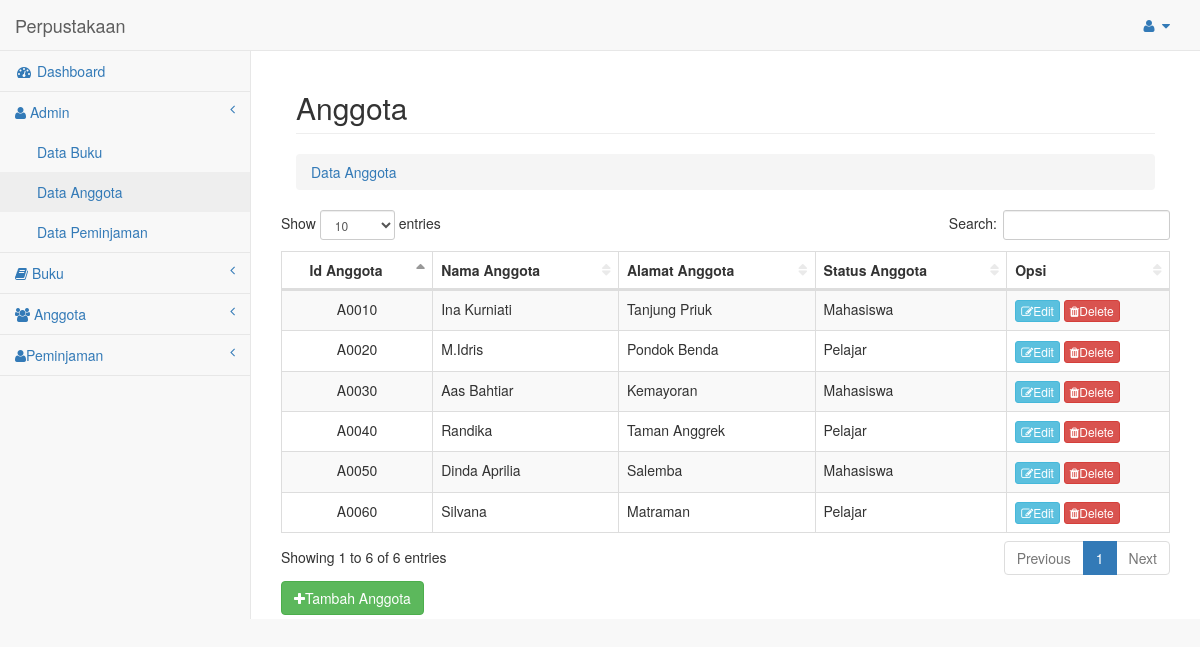
Page /?page=admin_anggota on the committed database.
### tables this page shows
CREATE TABLE `anggota` (
  `id_anggota` varchar(20) NOT NULL,
  `nama_anggota` varchar(35) NOT NULL,
  `alamat` varchar(35) NOT NULL,
  `status_anggota` varchar(35) NOT NULL
);

### models/model_anggota.php (called while the page is built, shortened)
<?php
class Anggota {
	private $mysqli;
	function __construct($connect) {
		$this->mysqli = $connect;
	}
	public function tampil($id = null) {
		$db1 = $this->mysqli->connect;
		$sql = "SELECT * FROM anggota";
		$query = $db1->query($sql) or die ($db1->error);
		return $query;
	}
}
?>

### views/admin_anggota.php (the view, shortened to what this page needs)
<?php
include "models/model_anggota.php";
$ambildata = new Anggota($connection);
if (@$_GET['act'] == '') {
?>
<div class="container-fluid">
    <div class="row">
        <div class="col-lg-12">
            <h2 class="page-header">Anggota</h2>
            <ol class="breadcrumb">
                <li><a href="assets/pages/index.html"><i class="icon-dashboard"></i>Data Anggota</a></li>
            </ol>
        </div>
    </div>
</div>
<div class="row">
    <div class="col-lg-12">
        <div class="table-responsive">
            <table width="100%" class="table table-striped table-bordered table-hover" id="datatables">
                <thead>
                <tr>
                    <th class="text-center">Id Anggota</th>
                    <th>Nama Anggota</th>
                    <th>Alamat Anggota</th>
                    <th>Status Anggota</th>
                     <th>Opsi</th>
                </tr>
                </thead>
                <tbody>
                <?php
                $tampil = $ambildata->tampil();
                 while ($data = $tampil->fetch_object()) {
                ?>
                <tr>
                   <td align="center"><?php echo $data->id_anggota; ?></td>
                   <td><?php echo $data->nama_anggota; ?></td>
                   <td><?php echo $data->alamat; ?></td>
                   <td><?php echo $data->status_anggota; ?></td>
                   <td>
                     <a id="edit_anggota" data-toggle="modal" data-target="#edit" data-id="<?php echo $data->id_anggota;?>" data-nama="<?php echo $data->nama_anggota;?>" data-alamat="<?php echo $data->alamat;?>" data-status="<?php echo $data->status_anggota;?>">
                    <button class="btn btn-info btn-xs"><i class="fa fa-edit"></i>Edit</button>
                  </a>
                    <a href="?page=admin_anggota&act=del&id=<?php echo $data->id_anggota; ?>" onclick="return confirm('Apakah ingin menghapus data?')">
                       <button class="btn btn-danger btn-xs"><i class="fa fa-trash"></i>Delete</button></a>
                   </td>
                  </tr>
                <?php
                } ?>
                </tbody>
            </table>
        </div>
        <button type="button" class="btn btn-success" data-toggle="modal" data-target="#tambah"><i class="fa fa-plus"></i>Tambah Anggota</button>&nbsp; &nbsp; &nbsp;
    </div>
</div>
<?php
} else if (@$_GET['act'] == 'del') {
    $ambildata->delete($_GET['id']);
    header("location: ?page=admin_anggota");
}

### rows in the picture
anggota: id_anggota "A0010", nama_anggota "Ina Kurniati", alamat "Tanjung Priuk", status_anggota "Mahasiswa"
anggota: id_anggota "A0020", nama_anggota "M.Idris", alamat "Pondok Benda", status_anggota "Pelajar"
anggota: id_anggota "A0030", nama_anggota "Aas Bahtiar", alamat "Kemayoran", status_anggota "Mahasiswa"
anggota: id_anggota "A0040", nama_anggota "Randika", alamat "Taman Anggrek", status_anggota "Pelajar"
anggota: id_anggota "A0050", nama_anggota "Dinda Aprilia", alamat "Salemba", status_anggota "Mahasiswa"
anggota: id_anggota "A0060", nama_anggota "Silvana", alamat "Matraman", status_anggota "Pelajar"
